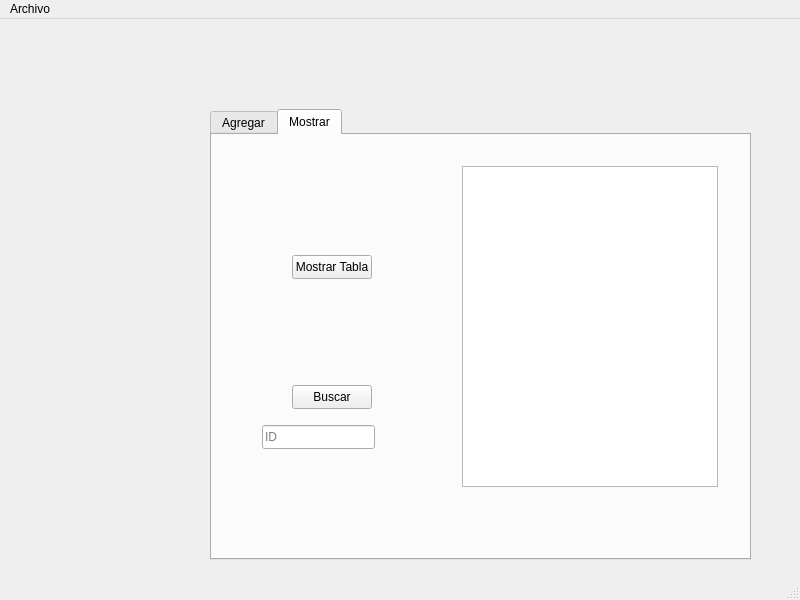
<?xml version="1.0" encoding="UTF-8"?>
<ui version="4.0">
 <class>MainWindow</class>
 <widget class="QMainWindow" name="MainWindow">
  <property name="geometry">
   <rect>
    <x>0</x>
    <y>0</y>
    <width>800</width>
    <height>600</height>
   </rect>
  </property>
  <property name="windowTitle">
   <string>MainWindow</string>
  </property>
  <widget class="QWidget" name="centralwidget">
   <widget class="QTabWidget" name="tabWidget">
    <property name="geometry">
     <rect>
      <x>210</x>
      <y>90</y>
      <width>541</width>
      <height>451</height>
     </rect>
    </property>
    <property name="currentIndex">
     <number>1</number>
    </property>
    <widget class="QWidget" name="tab">
     <attribute name="title">
      <string>Agregar</string>
     </attribute>
     <widget class="QGroupBox" name="groupBox">
      <property name="geometry">
       <rect>
        <x>0</x>
        <y>10</y>
        <width>511</width>
        <height>401</height>
       </rect>
      </property>
      <property name="title">
       <string>Neurona</string>
      </property>
      <widget class="QLineEdit" name="lineEdit">
       <property name="geometry">
        <rect>
         <x>20</x>
         <y>120</y>
         <width>108</width>
         <height>24</height>
        </rect>
       </property>
       <property name="text">
        <string>Posicion X</string>
       </property>
      </widget>
      <widget class="QLineEdit" name="lineEdit_2">
       <property name="geometry">
        <rect>
         <x>20</x>
         <y>160</y>
         <width>108</width>
         <height>24</height>
        </rect>
       </property>
       <property name="text">
        <string>Posicion Y</string>
       </property>
      </widget>
      <widget class="QLineEdit" name="lineEdit_3">
       <property name="geometry">
        <rect>
         <x>20</x>
         <y>200</y>
         <width>108</width>
         <height>24</height>
        </rect>
       </property>
       <property name="text">
        <string>Green</string>
       </property>
      </widget>
      <widget class="QLineEdit" name="lineEdit_4">
       <property name="geometry">
        <rect>
         <x>20</x>
         <y>30</y>
         <width>108</width>
         <height>24</height>
        </rect>
       </property>
       <property name="text">
        <string>ID</string>
       </property>
      </widget>
      <widget class="QLineEdit" name="lineEdit_5">
       <property name="geometry">
        <rect>
         <x>20</x>
         <y>240</y>
         <width>108</width>
         <height>24</height>
        </rect>
       </property>
       <property name="text">
        <string>Red</string>
       </property>
      </widget>
      <widget class="QLineEdit" name="lineEdit_6">
       <property name="geometry">
        <rect>
         <x>20</x>
         <y>70</y>
         <width>108</width>
         <height>24</height>
        </rect>
       </property>
       <property name="text">
        <string>Voltaje</string>
       </property>
      </widget>
      <widget class="QLineEdit" name="lineEdit_7">
       <property name="geometry">
        <rect>
         <x>20</x>
         <y>280</y>
         <width>108</width>
         <height>24</height>
        </rect>
       </property>
       <property name="text">
        <string>Blue</string>
       </property>
      </widget>
      <widget class="QSpinBox" name="Id">
       <property name="geometry">
        <rect>
         <x>180</x>
         <y>30</y>
         <width>42</width>
         <height>25</height>
        </rect>
       </property>
      </widget>
      <widget class="QDoubleSpinBox" name="Voltaj">
       <property name="geometry">
        <rect>
         <x>170</x>
         <y>70</y>
         <width>62</width>
         <height>25</height>
        </rect>
       </property>
      </widget>
      <widget class="QSpinBox" name="PosicionX">
       <property name="geometry">
        <rect>
         <x>180</x>
         <y>120</y>
         <width>42</width>
         <height>25</height>
        </rect>
       </property>
      </widget>
      <widget class="QSpinBox" name="PosicionY">
       <property name="geometry">
        <rect>
         <x>180</x>
         <y>160</y>
         <width>42</width>
         <height>25</height>
        </rect>
       </property>
      </widget>
      <widget class="QSpinBox" name="Green">
       <property name="geometry">
        <rect>
         <x>180</x>
         <y>200</y>
         <width>42</width>
         <height>25</height>
        </rect>
       </property>
      </widget>
      <widget class="QSpinBox" name="Red">
       <property name="geometry">
        <rect>
         <x>180</x>
         <y>240</y>
         <width>42</width>
         <height>25</height>
        </rect>
       </property>
      </widget>
      <widget class="QSpinBox" name="Blue">
       <property name="geometry">
        <rect>
         <x>180</x>
         <y>280</y>
         <width>42</width>
         <height>25</height>
        </rect>
       </property>
      </widget>
      <widget class="QPushButton" name="pushButton">
       <property name="geometry">
        <rect>
         <x>180</x>
         <y>350</y>
         <width>80</width>
         <height>24</height>
        </rect>
       </property>
       <property name="text">
        <string>Capturar</string>
       </property>
      </widget>
      <widget class="QLabel" name="Res">
       <property name="geometry">
        <rect>
         <x>280</x>
         <y>40</y>
         <width>191</width>
         <height>261</height>
        </rect>
       </property>
       <property name="text">
        <string>TextLabel</string>
       </property>
      </widget>
     </widget>
    </widget>
    <widget class="QWidget" name="tab_2">
     <attribute name="title">
      <string>Mostrar</string>
     </attribute>
     <widget class="QPushButton" name="pushButton_2">
      <property name="geometry">
       <rect>
        <x>80</x>
        <y>120</y>
        <width>80</width>
        <height>24</height>
       </rect>
      </property>
      <property name="text">
       <string>Mostrar Tabla</string>
      </property>
     </widget>
     <widget class="QPushButton" name="pushButton_3">
      <property name="geometry">
       <rect>
        <x>80</x>
        <y>250</y>
        <width>80</width>
        <height>24</height>
       </rect>
      </property>
      <property name="text">
       <string>Buscar</string>
      </property>
     </widget>
     <widget class="QLineEdit" name="lineEdit_8">
      <property name="geometry">
       <rect>
        <x>50</x>
        <y>290</y>
        <width>113</width>
        <height>24</height>
       </rect>
      </property>
      <property name="placeholderText">
       <string>ID</string>
      </property>
     </widget>
     <widget class="QTableWidget" name="tableWidget">
      <property name="geometry">
       <rect>
        <x>250</x>
        <y>31</y>
        <width>256</width>
        <height>321</height>
       </rect>
      </property>
     </widget>
    </widget>
   </widget>
  </widget>
  <widget class="QMenuBar" name="menubar">
   <property name="geometry">
    <rect>
     <x>0</x>
     <y>0</y>
     <width>800</width>
     <height>21</height>
    </rect>
   </property>
   <widget class="QMenu" name="menuArchivo">
    <property name="title">
     <string>Archivo</string>
    </property>
    <addaction name="actionGuardar"/>
    <addaction name="actionAbrir"/>
   </widget>
   <addaction name="menuArchivo"/>
  </widget>
  <widget class="QStatusBar" name="statusbar"/>
  <action name="actionGuardar">
   <property name="text">
    <string>Guardar</string>
   </property>
  </action>
  <action name="actionAbrir">
   <property name="text">
    <string>Abrir</string>
   </property>
  </action>
 </widget>
 <resources/>
 <connections/>
</ui>
